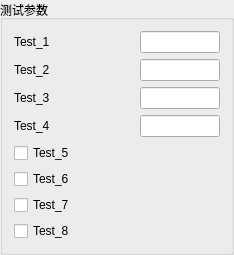
                 <widget class="QGroupBox" name="groupBox_ToolTest">
                  <property name="sizePolicy">
                   <sizepolicy hsizetype="Preferred" vsizetype="Preferred">
                    <horstretch>0</horstretch>
                    <verstretch>0</verstretch>
                   </sizepolicy>
                  </property>
                  <property name="title">
                   <string>测试参数</string>
                  </property>
                  <layout class="QFormLayout" name="formLayout_2">
                   <property name="fieldGrowthPolicy">
                    <enum>QFormLayout::AllNonFixedFieldsGrow</enum>
                   </property>
                   <item row="0" column="0">
                    <widget class="QLabel" name="label_16">
                     <property name="minimumSize">
                      <size>
                       <width>120</width>
                       <height>20</height>
                      </size>
                     </property>
                     <property name="text">
                      <string>Test_1</string>
                     </property>
                    </widget>
                   </item>
                   <item row="0" column="1">
                    <widget class="QLineEdit" name="lineEdit_ToolTest_1">
                     <property name="minimumSize">
                      <size>
                       <width>80</width>
                       <height>0</height>
                      </size>
                     </property>
                     <property name="maximumSize">
                      <size>
                       <width>80</width>
                       <height>16777215</height>
                      </size>
                     </property>
                    </widget>
                   </item>
                   <item row="1" column="0">
                    <widget class="QLabel" name="label_17">
                     <property name="minimumSize">
                      <size>
                       <width>0</width>
                       <height>20</height>
                      </size>
                     </property>
                     <property name="text">
                      <string>Test_2</string>
                     </property>
                    </widget>
                   </item>
                   <item row="1" column="1">
                    <widget class="QLineEdit" name="lineEdit_ToolTest_2">
                     <property name="minimumSize">
                      <size>
                       <width>80</width>
                       <height>0</height>
                      </size>
                     </property>
                     <property name="maximumSize">
                      <size>
                       <width>80</width>
                       <height>16777215</height>
                      </size>
                     </property>
                    </widget>
                   </item>
                   <item row="2" column="0">
                    <widget class="QLabel" name="label_18">
                     <property name="minimumSize">
                      <size>
                       <width>0</width>
                       <height>20</height>
                      </size>
                     </property>
                     <property name="text">
                      <string>Test_3</string>
                     </property>
                    </widget>
                   </item>
                   <item row="2" column="1">
                    <widget class="QLineEdit" name="lineEdit_ToolTest_3">
                     <property name="minimumSize">
                      <size>
                       <width>80</width>
                       <height>0</height>
                      </size>
                     </property>
                     <property name="maximumSize">
                      <size>
                       <width>80</width>
                       <height>16777215</height>
                      </size>
                     </property>
                    </widget>
                   </item>
                   <item row="3" column="0">
                    <widget class="QLabel" name="label_19">
                     <property name="minimumSize">
                      <size>
                       <width>0</width>
                       <height>20</height>
                      </size>
                     </property>
                     <property name="text">
                      <string>Test_4</string>
                     </property>
                    </widget>
                   </item>
                   <item row="3" column="1">
                    <widget class="QLineEdit" name="lineEdit_ToolTest_5">
                     <property name="minimumSize">
                      <size>
                       <width>80</width>
                       <height>0</height>
                      </size>
                     </property>
                     <property name="maximumSize">
                      <size>
                       <width>80</width>
                       <height>16777215</height>
                      </size>
                     </property>
                    </widget>
                   </item>
                   <item row="7" column="0">
                    <widget class="QCheckBox" name="checkBox_ToolTest_8">
                     <property name="minimumSize">
                      <size>
                       <width>0</width>
                       <height>20</height>
                      </size>
                     </property>
                     <property name="text">
                      <string>Test_8</string>
                     </property>
                    </widget>
                   </item>
                   <item row="6" column="0">
                    <widget class="QCheckBox" name="checkBox_ToolTest_7">
                     <property name="minimumSize">
                      <size>
                       <width>0</width>
                       <height>20</height>
                      </size>
                     </property>
                     <property name="text">
                      <string>Test_7</string>
                     </property>
                    </widget>
                   </item>
                   <item row="4" column="0">
                    <widget class="QCheckBox" name="checkBox_ToolTest_5">
                     <property name="minimumSize">
                      <size>
                       <width>0</width>
                       <height>20</height>
                      </size>
                     </property>
                     <property name="text">
                      <string>Test_5</string>
                     </property>
                    </widget>
                   </item>
                   <item row="5" column="0">
                    <widget class="QCheckBox" name="checkBox_ToolTest_6">
                     <property name="minimumSize">
                      <size>
                       <width>0</width>
                       <height>20</height>
                      </size>
                     </property>
                     <property name="text">
                      <string>Test_6</string>
                     </property>
                    </widget>
                   </item>
                  </layout>
                 </widget>
